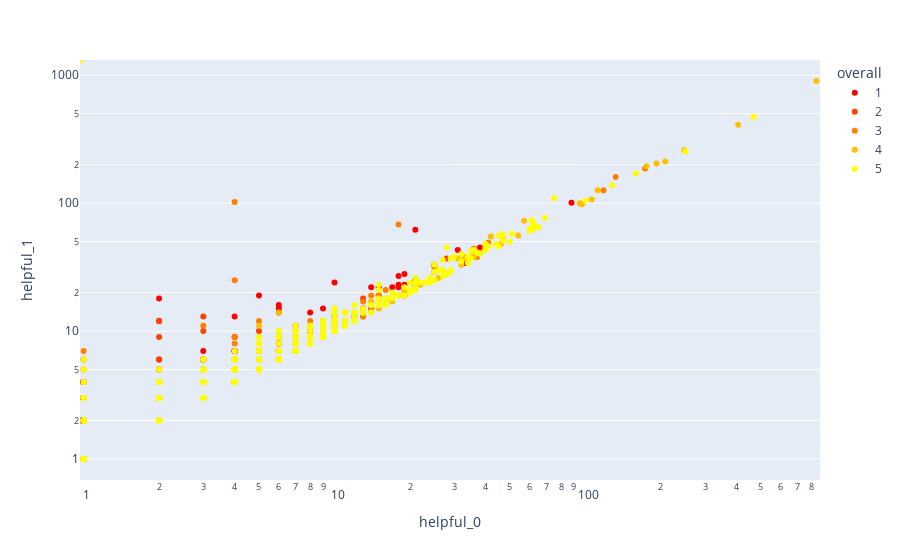

Notebook cell for this chart:
### Code cell
from plotly.express import strip
from plotly.colors import n_colors
strip(data_frame=df.sample(n=10000).sort_values(by='overall'), x='helpful_0', y='helpful_1', color='overall', color_discrete_sequence = n_colors('rgb(255,0,0)', 'rgb(255,255,0)', 5, colortype='rgb'), log_x=True, log_y=True)

### Figure 1 — Plotly figure (JSON) as saved in the notebook; plotly's stock layout.template omitted (floating-point values rounded to 4 significant figures; data arrays with more than 128 entries replaced by an {"elided": "..."} marker saying what was removed)
{"data": [{"alignmentgroup": "True", "boxpoints": "all", "fillcolor": "rgba(255,255,255,0)", "hoveron": "points", "hovertemplate": "overall=1<br>helpful_0=%{x}<br>helpful_1=%{y}<extra></extra>", "legendgroup": "1", "line": {"color": "rgba(255,255,255,0)"}, "marker": {"color": "rgb(255.0, 0.0, 0.0)"}, "name": "1", "offsetgroup": "1", "orientation": "v", "pointpos": 0, "showlegend": true, "type": "box", "x": {"elided": "664 int values"}, "x0": " ", "xaxis": "x", "y": {"elided": "664 int values"}, "y0": " ", "yaxis": "y"}, {"alignmentgroup": "True", "boxpoints": "all", "fillcolor": "rgba(255,255,255,0)", "hoveron": "points", "hovertemplate": "overall=2<br>helpful_0=%{x}<br>helpful_1=%{y}<extra></extra>", "legendgroup": "2", "line": {"color": "rgba(255,255,255,0)"}, "marker": {"color": "rgb(255.0, 63.75, 0.0)"}, "name": "2", "offsetgroup": "2", "orientation": "v", "pointpos": 0, "showlegend": true, "type": "box", "x": {"elided": "587 int values"}, "x0": " ", "xaxis": "x", "y": {"elided": "587 int values"}, "y0": " ", "yaxis": "y"}, {"alignmentgroup": "True", "boxpoints": "all", "fillcolor": "rgba(255,255,255,0)", "hoveron": "points", "hovertemplate": "overall=3<br>helpful_0=%{x}<br>helpful_1=%{y}<extra></extra>", "legendgroup": "3", "line": {"color": "rgba(255,255,255,0)"}, "marker": {"color": "rgb(255.0, 127.5, 0.0)"}, "name": "3", "offsetgroup": "3", "orientation": "v", "pointpos": 0, "showlegend": true, "type": "box", "x": {"elided": "1128 int values"}, "x0": " ", "xaxis": "x", "y": {"elided": "1128 int values"}, "y0": " ", "yaxis": "y"}, {"alignmentgroup": "True", "boxpoints": "all", "fillcolor": "rgba(255,255,255,0)", "hoveron": "points", "hovertemplate": "overall=4<br>helpful_0=%{x}<br>helpful_1=%{y}<extra></extra>", "legendgroup": "4", "line": {"color": "rgba(255,255,255,0)"}, "marker": {"color": "rgb(255.0, 191.25, 0.0)"}, "name": "4", "offsetgroup": "4", "orientation": "v", "pointpos": 0, "showlegend": true, "type": "box", "x": {"elided": "2040 int values"}, "x0": " ", "xaxis": "x", "y": {"elided": "2040 int values"}, "y0": " ", "yaxis": "y"}, {"alignmentgroup": "True", "boxpoints": "all", "fillcolor": "rgba(255,255,255,0)", "hoveron": "points", "hovertemplate": "overall=5<br>helpful_0=%{x}<br>helpful_1=%{y}<extra></extra>", "legendgroup": "5", "line": {"color": "rgba(255,255,255,0)"}, "marker": {"color": "rgb(255.0, 255.0, 0.0)"}, "name": "5", "offsetgroup": "5", "orientation": "v", "pointpos": 0, "showlegend": true, "type": "box", "x": {"elided": "5581 int values"}, "x0": " ", "xaxis": "x", "y": {"elided": "5581 int values"}, "y0": " ", "yaxis": "y"}], "layout": {"boxmode": "group", "legend": {"title": {"text": "overall"}, "tracegroupgap": 0}, "margin": {"t": 60}, "xaxis": {"anchor": "y", "domain": [0, 1], "title": {"text": "helpful_0"}, "type": "log"}, "yaxis": {"anchor": "x", "domain": [0, 1], "title": {"text": "helpful_1"}, "type": "log"}}}
